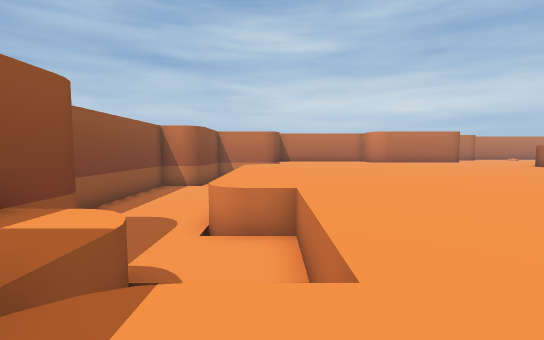
View 1 (above)

20 first-person views from a walk through a Godot game level. The camera is 1.5 m above the floor, tilts 4° down and sees 90° across. The floor is counted in squares, 2 m on a side. Each view is taken from the middle of a square. On the plan, view 1 faces up. The plan holds only what a view shows up to about 10 squares ahead; the rest is blank. The place goes on beyond the plan.

View 2
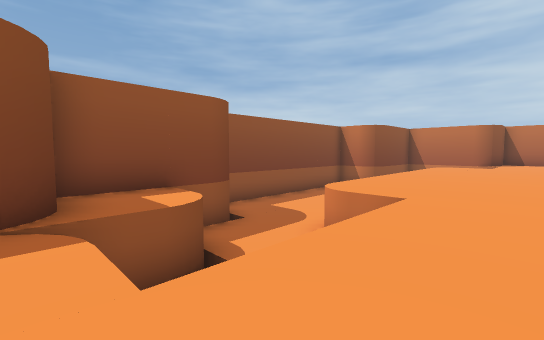

View 3
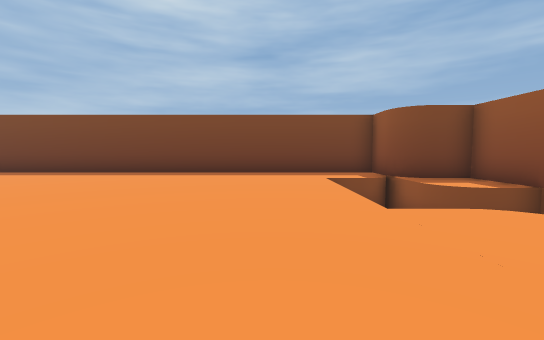

View 4
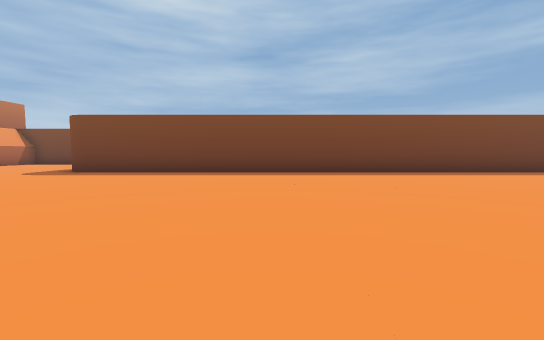

View 5
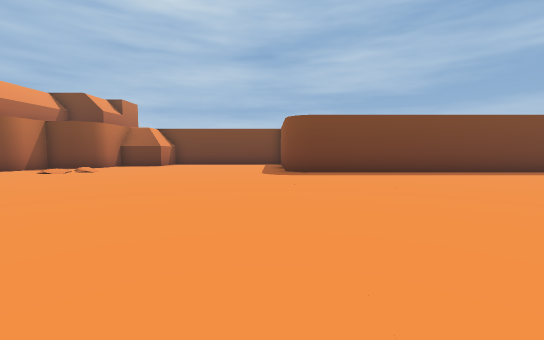

View 6
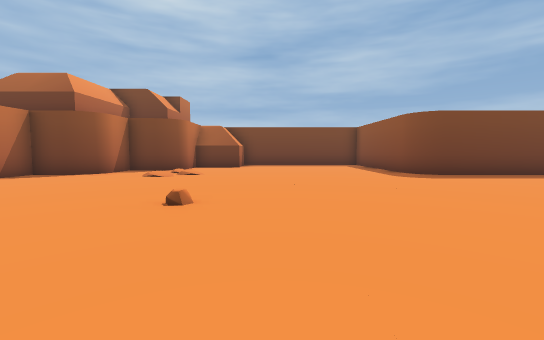

View 7
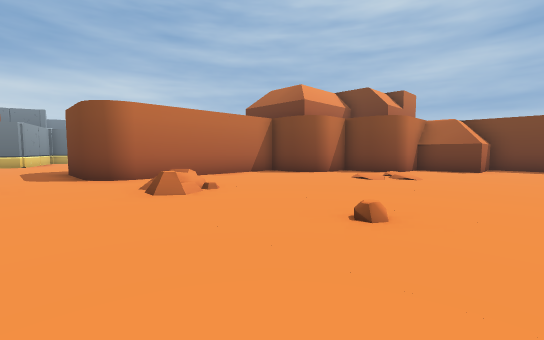

View 8
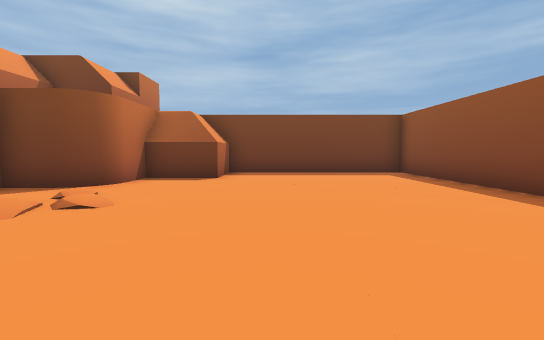

View 9
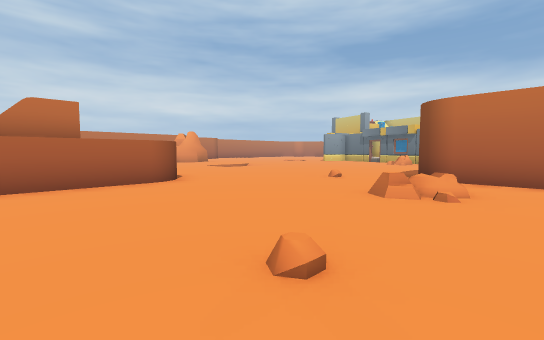

View 10
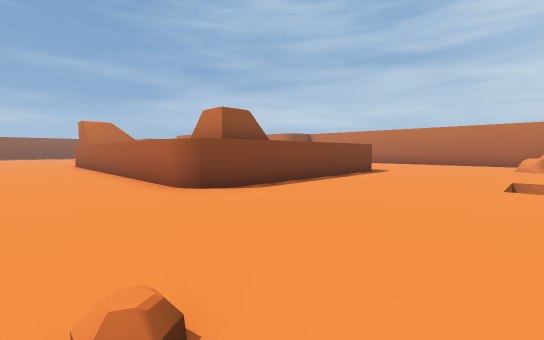

View 11
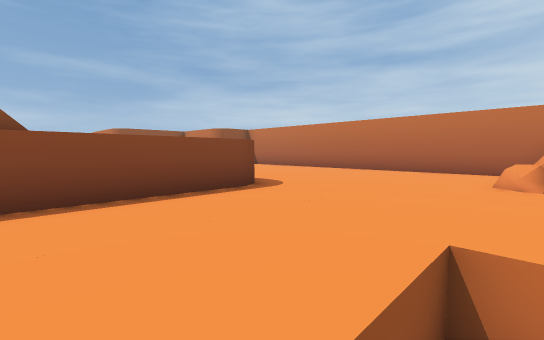

View 12
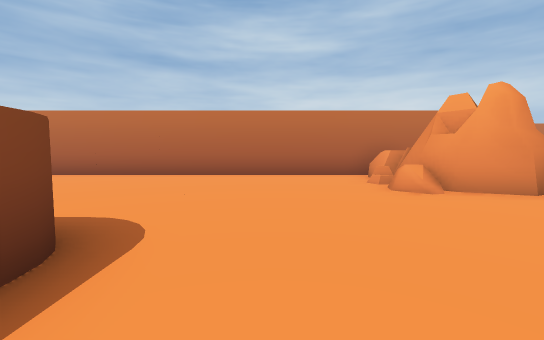

View 13
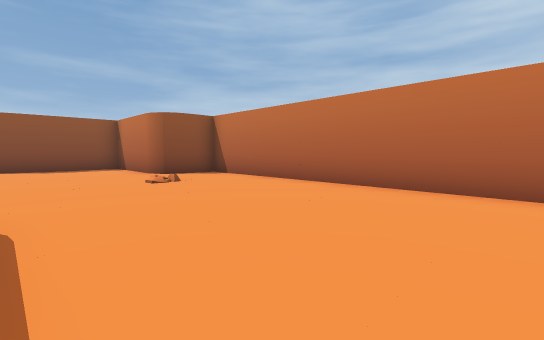

View 14
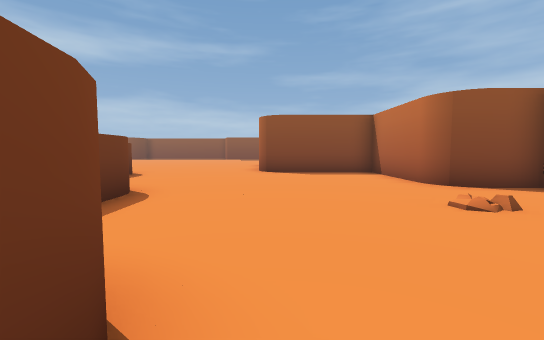

View 15
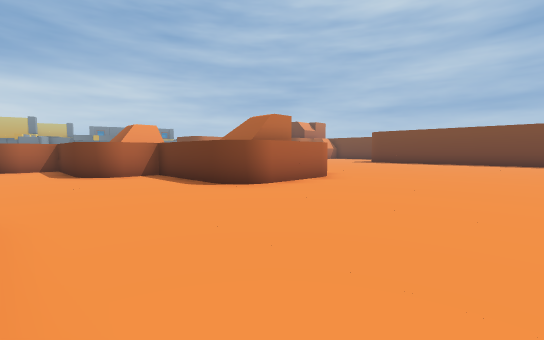

View 16
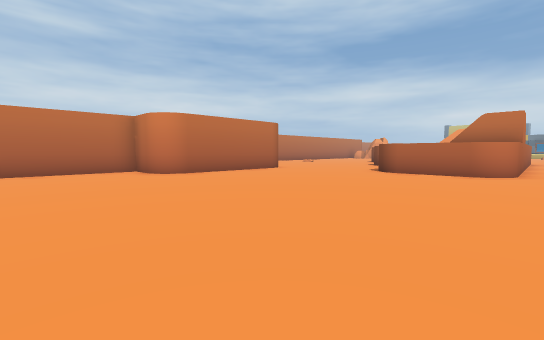

View 17
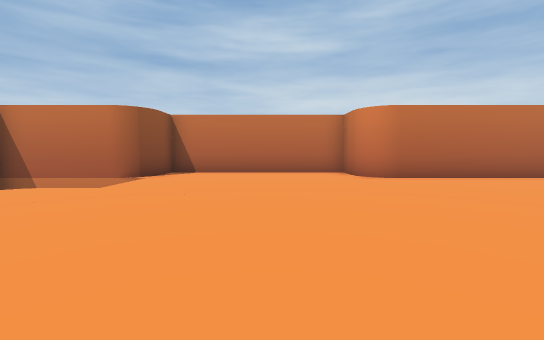

View 18
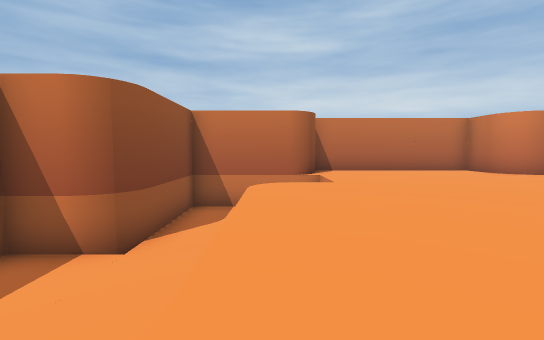

View 19
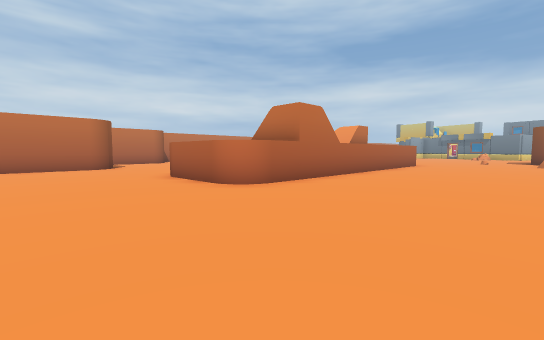

View 20
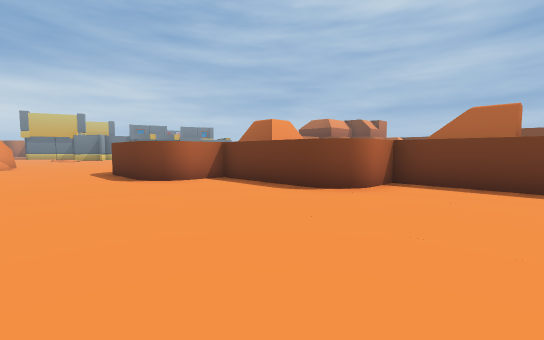

### Floor plan
Key: @ floor where view 1 was taken; # wall or solid block; . floor; v drop or lower ground; R rock.
Columns run from 4 left of view 1 to 29 right of it. Each row starts with its distance up from view 1.
 24                     ##############
 23                     #............R
 22                 #####............R
 21                 #................R
 20     ########    #................R
 19     #......#    #.................
 18 #####......######.................
 17 #vv  ....................####.....
 16 #vv  ....................#  #.....
 15 #vv..................#####  #....
 14 #vv..................#      #....
 13 vvv..............#####      #.....
 12 vvv..............#          #.....
 11 vvv..............#          #.....
 10 vvv..............############.....
  9 vvv...............................
  8 vvv...............................
  7 vvv...............................
  6 vvv...............................
  5 #vvvv.........................R..#
  4 #vvvv............................#
  3 #..v ............................#
  2 # .v ............................#
  1 ###..............................#
  0   #.@............................#
 -1   ###################..........###
 -2                     #..........#
 -3                     #........###
 -4                     #........#
 -5                     #......###
 -6                     #......#
 -7                     ########

Positions as (right, up) in squares from view 1, and headings:
1: (0, 0), facing up
2: (2, 1), facing up-left
3: (2, 9), facing down
4: (9, 9), facing down
5: (17, 9), facing down
6: (21, 8), facing down
7: (21, 7), facing down-right
8: (21, 3), facing down
9: (21, 3), facing up-right
10: (29, 7), facing up-left
11: (29, 13), facing up-left
12: (26, 15), facing up
13: (25, 18), facing up-left
14: (22, 18), facing left
15: (8, 17), facing down-right
16: (3, 9), facing up-right
17: (4, 10), facing up
18: (-1, 9), facing up
19: (9, 5), facing up-right
20: (14, 20), facing down-right
